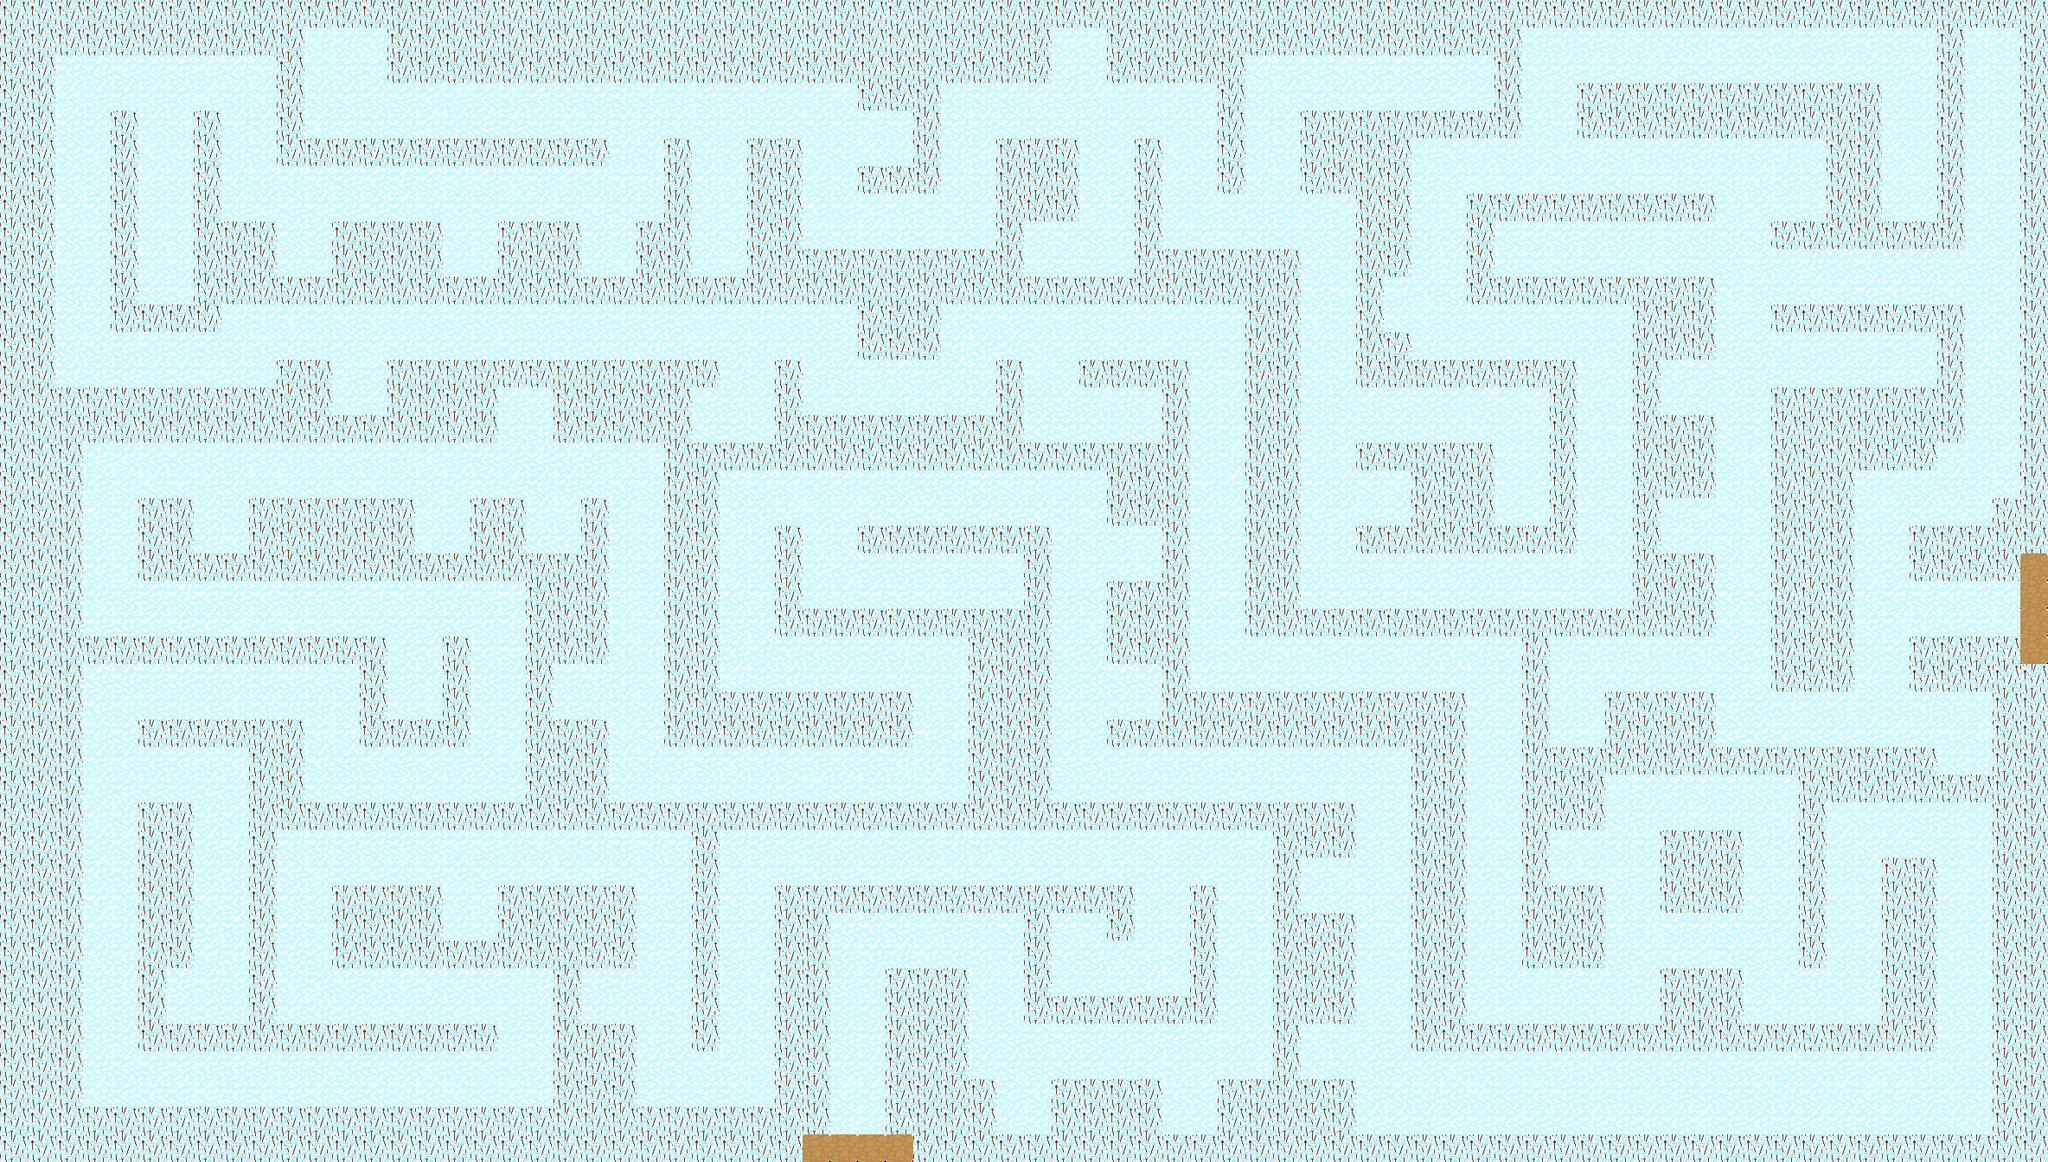

Below is a game level as drawn by its tile map, then a one-line description and the .tmx that defines it (tile-layer data replaced by summaries):
An orthogonal 74x42 tile map with 32x32 px tiles, 2 tile layers (background, walls).

<map version="1.4" tiledversion="1.4.3" orientation="orthogonal" renderorder="right-down" width="74" height="42" tilewidth="32" tileheight="32" infinite="0" nextlayerid="3" nextobjectid="1">
 <tileset firstgid="1" source="tiles.tsx" />
 <layer id="1" name="background" width="74" height="42">
  <data>[3108 cells, 3108 non-empty, 2 distinct tile ids]</data>
 </layer>
 <layer id="2" name="walls" width="74" height="42">
  <data>[3108 cells, 1455 non-empty, 1 distinct tile ids]</data>
 </layer>
</map>
